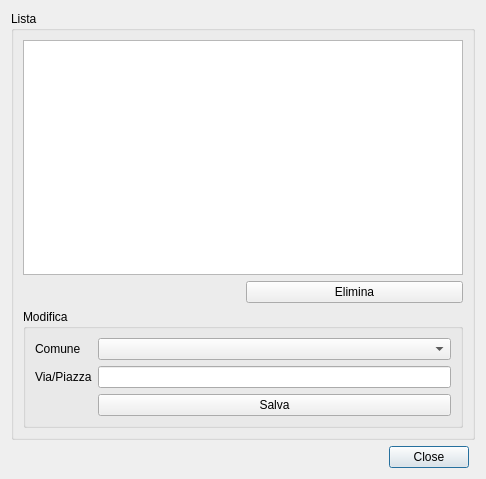
<?xml version="1.0" encoding="UTF-8"?>
<ui version="4.0">
 <class>Dialog</class>
 <widget class="QDialog" name="Dialog">
  <property name="geometry">
   <rect>
    <x>0</x>
    <y>0</y>
    <width>486</width>
    <height>479</height>
   </rect>
  </property>
  <property name="windowTitle">
   <string>Stradario</string>
  </property>
  <layout class="QGridLayout" name="gridLayout_3">
   <item row="4" column="0">
    <widget class="QDialogButtonBox" name="buttonBox">
     <property name="orientation">
      <enum>Qt::Horizontal</enum>
     </property>
     <property name="standardButtons">
      <set>QDialogButtonBox::Close</set>
     </property>
    </widget>
   </item>
   <item row="3" column="0" colspan="2">
    <widget class="QGroupBox" name="groupBox">
     <property name="title">
      <string>Lista</string>
     </property>
     <layout class="QGridLayout" name="gridLayout_2">
      <item row="1" column="1">
       <widget class="QPushButton" name="delViaBtn">
        <property name="text">
         <string>Elimina</string>
        </property>
       </widget>
      </item>
      <item row="2" column="0" colspan="2">
       <widget class="QGroupBox" name="nuovaViaGroup">
        <property name="title">
         <string>Modifica</string>
        </property>
        <layout class="QGridLayout" name="gridLayout">
         <item row="2" column="0">
          <widget class="QLabel" name="label_2">
           <property name="text">
            <string>Via/Piazza</string>
           </property>
          </widget>
         </item>
         <item row="2" column="1">
          <widget class="QLineEdit" name="viaEdit"/>
         </item>
         <item row="3" column="1">
          <widget class="QPushButton" name="addViaBtn">
           <property name="text">
            <string>Salva</string>
           </property>
          </widget>
         </item>
         <item row="0" column="0">
          <widget class="QLabel" name="label">
           <property name="text">
            <string>Comune</string>
           </property>
          </widget>
         </item>
         <item row="0" column="1">
          <widget class="QComboBox" name="comuneCombo">
           <property name="sizePolicy">
            <sizepolicy hsizetype="Expanding" vsizetype="Fixed">
             <horstretch>0</horstretch>
             <verstretch>0</verstretch>
            </sizepolicy>
           </property>
          </widget>
         </item>
        </layout>
       </widget>
      </item>
      <item row="1" column="0">
       <spacer name="horizontalSpacer">
        <property name="orientation">
         <enum>Qt::Horizontal</enum>
        </property>
        <property name="sizeType">
         <enum>QSizePolicy::Preferred</enum>
        </property>
        <property name="sizeHint" stdset="0">
         <size>
          <width>40</width>
          <height>20</height>
         </size>
        </property>
       </spacer>
      </item>
      <item row="0" column="0" colspan="2">
       <widget class="QTableWidget" name="vieTable">
        <property name="editTriggers">
         <set>QAbstractItemView::NoEditTriggers</set>
        </property>
        <property name="selectionMode">
         <enum>QAbstractItemView::SingleSelection</enum>
        </property>
        <property name="selectionBehavior">
         <enum>QAbstractItemView::SelectRows</enum>
        </property>
        <property name="sortingEnabled">
         <bool>true</bool>
        </property>
        <attribute name="horizontalHeaderStretchLastSection">
         <bool>true</bool>
        </attribute>
       </widget>
      </item>
     </layout>
    </widget>
   </item>
  </layout>
 </widget>
 <resources/>
 <connections>
  <connection>
   <sender>buttonBox</sender>
   <signal>accepted()</signal>
   <receiver>Dialog</receiver>
   <slot>accept()</slot>
   <hints>
    <hint type="sourcelabel">
     <x>248</x>
     <y>254</y>
    </hint>
    <hint type="destinationlabel">
     <x>157</x>
     <y>274</y>
    </hint>
   </hints>
  </connection>
  <connection>
   <sender>buttonBox</sender>
   <signal>rejected()</signal>
   <receiver>Dialog</receiver>
   <slot>reject()</slot>
   <hints>
    <hint type="sourcelabel">
     <x>316</x>
     <y>260</y>
    </hint>
    <hint type="destinationlabel">
     <x>286</x>
     <y>274</y>
    </hint>
   </hints>
  </connection>
 </connections>
</ui>
